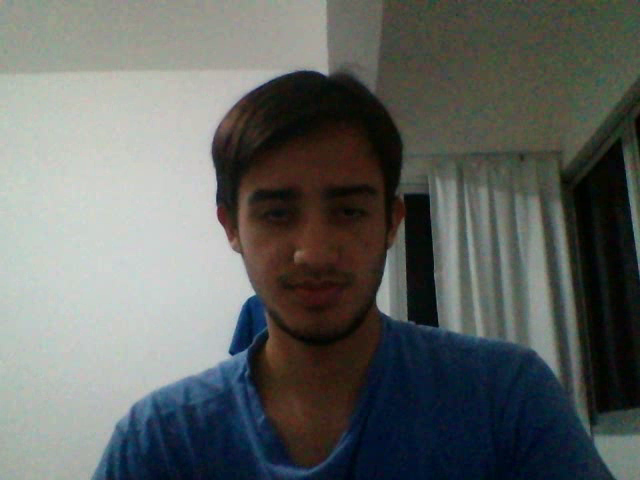
#> input picture frame 5 of output.avi, 640 x 480 px, given in place of the camera
$ python conectarWebcam.py
#> lines starting #> are read from the running program, lines starting #| are printed output that depends on the picture
# -*- coding: utf-8 -*-
"""
Created on Wed Jun 15 21:41:16 2016

@author: USER
"""

import cv2
import numpy as np
import matplotlib.pyplot as plt

#se quisessemos capturar um video, substituir 0 pelo caminho do arquivo.
cap = cv2.VideoCapture(0)

#fourcc = codec FourCC is a 4-byte code used to specify the video codec. The list of available codes can be found in fourcc.org. It is platform dependent.
codecmeu = cv2.VideoWriter_fourcc(*'XVID')
out= cv2.VideoWriter('output.avi',codecmeu, 20.0, (640,480))
out2= cv2.VideoWriter('virado.avi',codecmeu, 20.0, (640,480))

while True:
   # capture frame by frame
    ret, frame = cap.read()
#> frame is the input picture: shape (480, 640, 3); mean B, G, R 98.6, 101.1, 97.7

    if ret == True:
        framevirado = cv2.flip(frame, 0)
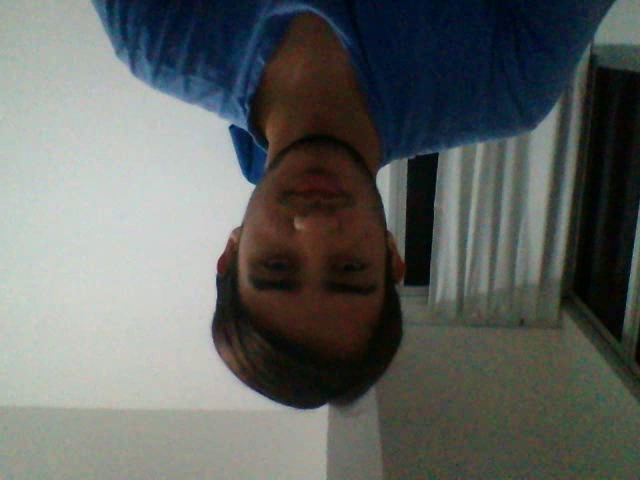
#> framevirado: shape (480, 640, 3); mean B, G, R 98.6, 101.1, 97.7
        out2.write(framevirado)


    gray = cv2.cvtColor(frame, cv2.COLOR_BGR2GRAY)
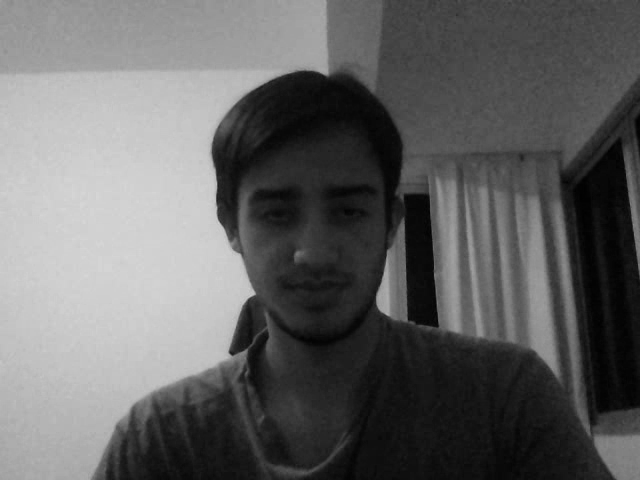
#> gray: shape (480, 640); min 0, max 214, mean 99.7
    out.write(frame)

    cv2.imshow('fraime',frame)
    cv2.imshow('grayscale',gray)


    if cv2.waitKey(1) & 0xFF == ord('q'):
#> (key q is pressed here)
        break

cap.release()

out.release()

cv2.destroyAllWindows()

$ run again, starting later in the video
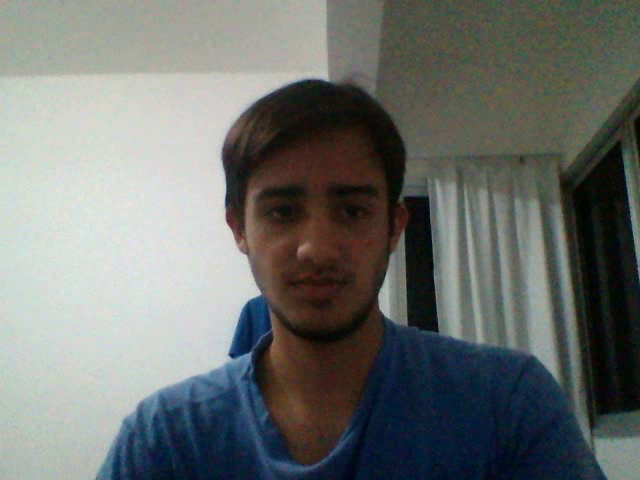
#> input picture frame 25 of output.avi, 640 x 480 px, given in place of the camera
#> frame is the input picture: shape (480, 640, 3); mean B, G, R 110.5, 113.3, 109.7
#> `framevirado = cv2.flip(frame, 0)`:
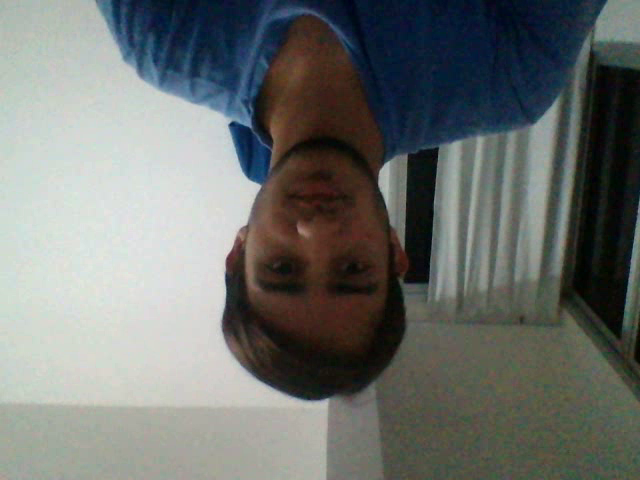
#> framevirado: shape (480, 640, 3); mean B, G, R 110.5, 113.3, 109.7
#> `gray = cv2.cvtColor(frame, cv2.COLOR_BGR2GRAY)`:
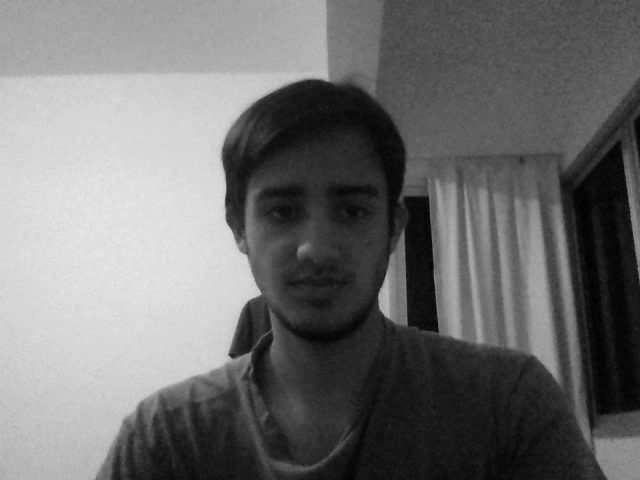
#> gray: shape (480, 640); min 0, max 231, mean 111.8

$ run again, starting later in the video
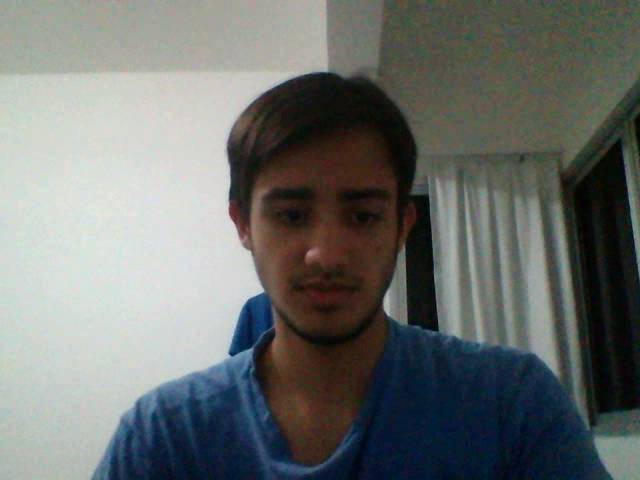
#> input picture frame 45 of output.avi, 640 x 480 px, given in place of the camera
#> frame is the input picture: shape (480, 640, 3); mean B, G, R 109.4, 112, 108.4
#> `framevirado = cv2.flip(frame, 0)`:
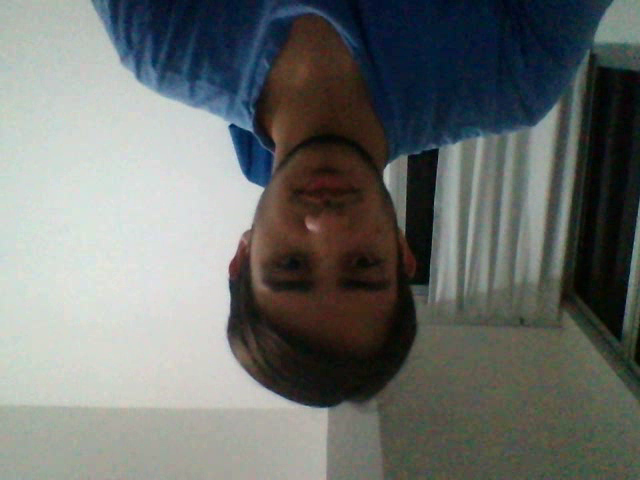
#> framevirado: shape (480, 640, 3); mean B, G, R 109.4, 112, 108.4
#> `gray = cv2.cvtColor(frame, cv2.COLOR_BGR2GRAY)`:
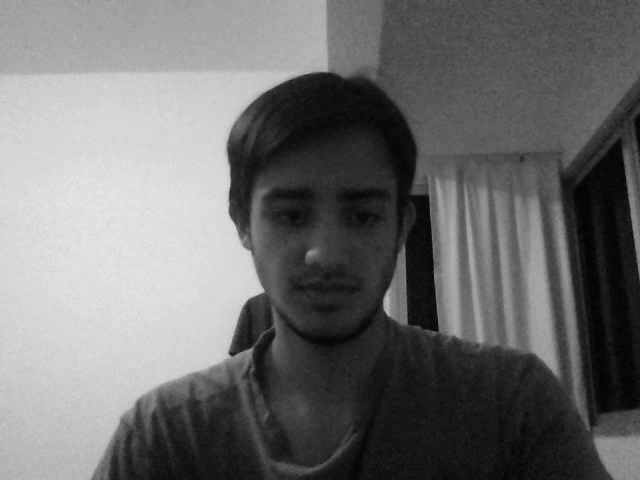
#> gray: shape (480, 640); min 0, max 230, mean 110.6
